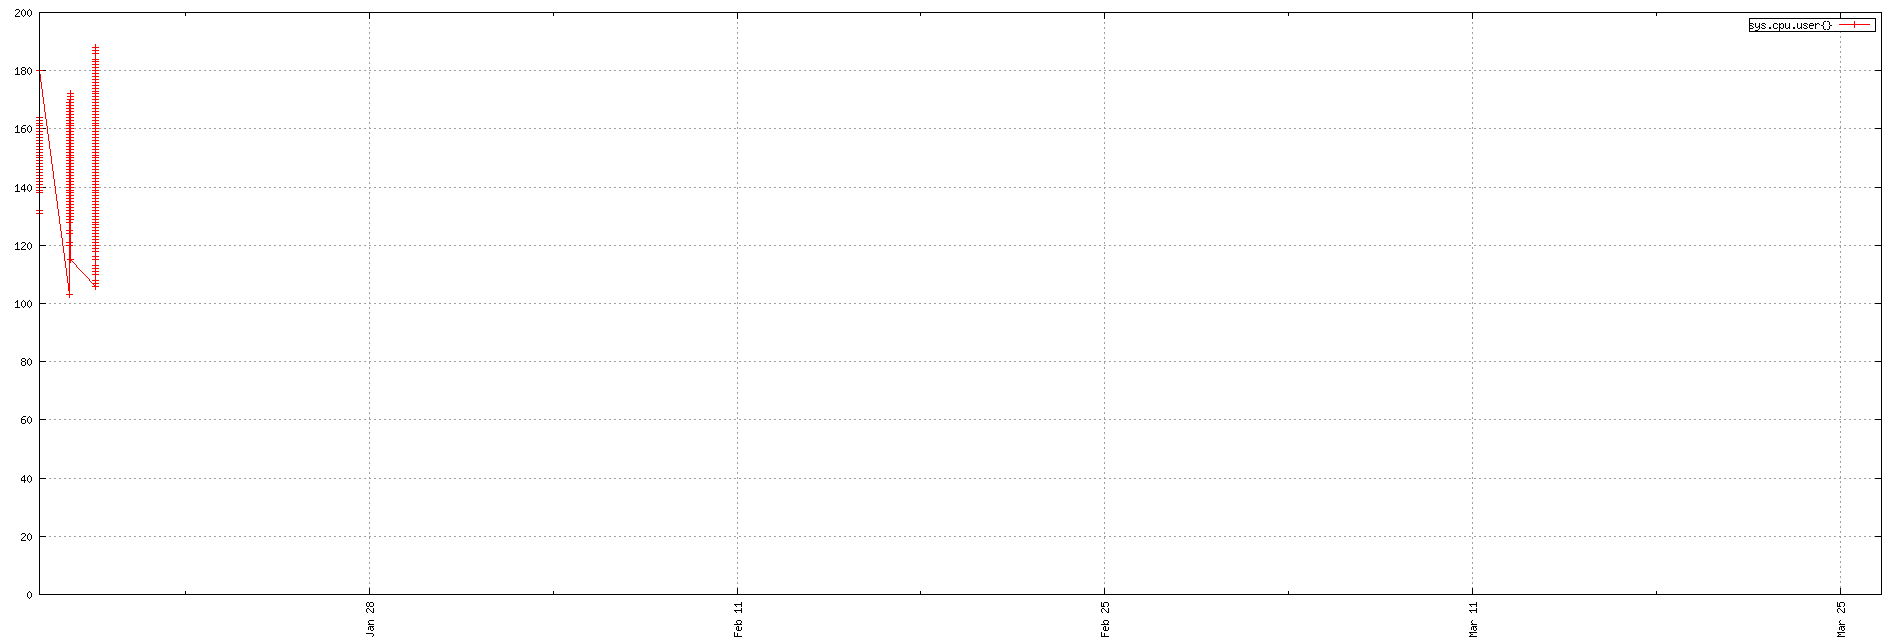

Generate this figure with gnuplot:
set term png small size 1900,644
set xdata time
set timefmt "%s"
if (GPVAL_VERSION < 4.6) set xtics rotate; else set xtics rotate right
set output "${TMPDIR-'tmp'}/tsd/8921fb80.png"
set xrange ["1673779200":"1679837731"]
set format x "%b %d"
set grid
set style data linespoint
set key right box
set yrange [0:]
plot  "${TMPDIR-'tmp'}/tsd/8921fb80_0.dat" using 1:2 title "sys.cpu.user{}"
